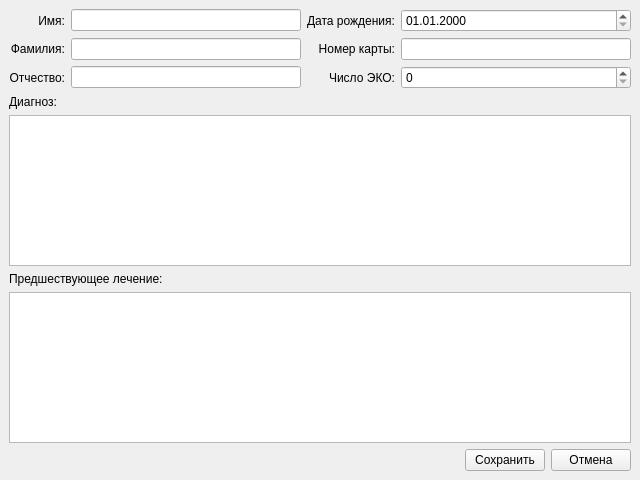
<?xml version="1.0" encoding="UTF-8"?>
<ui version="4.0">
 <class>add_patient_form</class>
 <widget class="QMainWindow" name="add_patient_form">
  <property name="windowModality">
   <enum>Qt::WindowModal</enum>
  </property>
  <property name="geometry">
   <rect>
    <x>0</x>
    <y>0</y>
    <width>640</width>
    <height>480</height>
   </rect>
  </property>
  <property name="windowTitle">
   <string>Добавить пациента</string>
  </property>
  <widget class="QWidget" name="centralwidget">
   <layout class="QVBoxLayout" name="verticalLayout">
    <item>
     <layout class="QGridLayout" name="gridLayout">
      <item row="2" column="0">
       <widget class="QLabel" name="label">
        <property name="text">
         <string>Отчество:</string>
        </property>
        <property name="alignment">
         <set>Qt::AlignRight|Qt::AlignTrailing|Qt::AlignVCenter</set>
        </property>
       </widget>
      </item>
      <item row="1" column="2">
       <widget class="QLabel" name="label_6">
        <property name="text">
         <string>Номер карты:</string>
        </property>
        <property name="alignment">
         <set>Qt::AlignRight|Qt::AlignTrailing|Qt::AlignVCenter</set>
        </property>
       </widget>
      </item>
      <item row="2" column="2">
       <widget class="QLabel" name="label_7">
        <property name="text">
         <string>Число ЭКО:</string>
        </property>
        <property name="alignment">
         <set>Qt::AlignRight|Qt::AlignTrailing|Qt::AlignVCenter</set>
        </property>
       </widget>
      </item>
      <item row="0" column="2">
       <widget class="QLabel" name="label_5">
        <property name="text">
         <string>Дата рождения:</string>
        </property>
        <property name="alignment">
         <set>Qt::AlignRight|Qt::AlignTrailing|Qt::AlignVCenter</set>
        </property>
       </widget>
      </item>
      <item row="0" column="0">
       <widget class="QLabel" name="label_4">
        <property name="text">
         <string>Имя:</string>
        </property>
        <property name="alignment">
         <set>Qt::AlignRight|Qt::AlignTrailing|Qt::AlignVCenter</set>
        </property>
       </widget>
      </item>
      <item row="0" column="1">
       <widget class="QLineEdit" name="name_edt"/>
      </item>
      <item row="2" column="1">
       <widget class="QLineEdit" name="middlename_edt"/>
      </item>
      <item row="1" column="0">
       <widget class="QLabel" name="label_3">
        <property name="text">
         <string>Фамилия:</string>
        </property>
        <property name="alignment">
         <set>Qt::AlignRight|Qt::AlignTrailing|Qt::AlignVCenter</set>
        </property>
       </widget>
      </item>
      <item row="1" column="1">
       <widget class="QLineEdit" name="lastname_edt"/>
      </item>
      <item row="1" column="3">
       <widget class="QLineEdit" name="card_no_edt"/>
      </item>
      <item row="0" column="3">
       <widget class="QDateEdit" name="birth_date_edt">
        <property name="minimumDate">
         <date>
          <year>1752</year>
          <month>9</month>
          <day>14</day>
         </date>
        </property>
        <property name="displayFormat">
         <string>dd.MM.yyyy</string>
        </property>
       </widget>
      </item>
      <item row="2" column="3">
       <widget class="QSpinBox" name="eco_count_edt"/>
      </item>
     </layout>
    </item>
    <item>
     <widget class="QLabel" name="label_2">
      <property name="text">
       <string>Диагноз:</string>
      </property>
     </widget>
    </item>
    <item>
     <widget class="QPlainTextEdit" name="diagnosis_edt"/>
    </item>
    <item>
     <widget class="QLabel" name="label_8">
      <property name="text">
       <string>Предшествующее лечение:</string>
      </property>
     </widget>
    </item>
    <item>
     <widget class="QPlainTextEdit" name="treatment_edt"/>
    </item>
    <item>
     <layout class="QHBoxLayout" name="horizontalLayout">
      <item>
       <spacer name="horizontalSpacer">
        <property name="orientation">
         <enum>Qt::Horizontal</enum>
        </property>
        <property name="sizeHint" stdset="0">
         <size>
          <width>40</width>
          <height>20</height>
         </size>
        </property>
       </spacer>
      </item>
      <item>
       <widget class="QPushButton" name="save_btn">
        <property name="text">
         <string>Сохранить</string>
        </property>
       </widget>
      </item>
      <item>
       <widget class="QPushButton" name="close_btn">
        <property name="text">
         <string>Отмена</string>
        </property>
       </widget>
      </item>
     </layout>
    </item>
   </layout>
  </widget>
 </widget>
 <tabstops>
  <tabstop>name_edt</tabstop>
  <tabstop>lastname_edt</tabstop>
  <tabstop>middlename_edt</tabstop>
  <tabstop>birth_date_edt</tabstop>
  <tabstop>card_no_edt</tabstop>
  <tabstop>eco_count_edt</tabstop>
  <tabstop>diagnosis_edt</tabstop>
  <tabstop>treatment_edt</tabstop>
  <tabstop>save_btn</tabstop>
  <tabstop>close_btn</tabstop>
 </tabstops>
 <resources/>
 <connections>
  <connection>
   <sender>close_btn</sender>
   <signal>clicked()</signal>
   <receiver>add_patient_form</receiver>
   <slot>close()</slot>
   <hints>
    <hint type="sourcelabel">
     <x>587</x>
     <y>454</y>
    </hint>
    <hint type="destinationlabel">
     <x>319</x>
     <y>239</y>
    </hint>
   </hints>
  </connection>
 </connections>
</ui>
